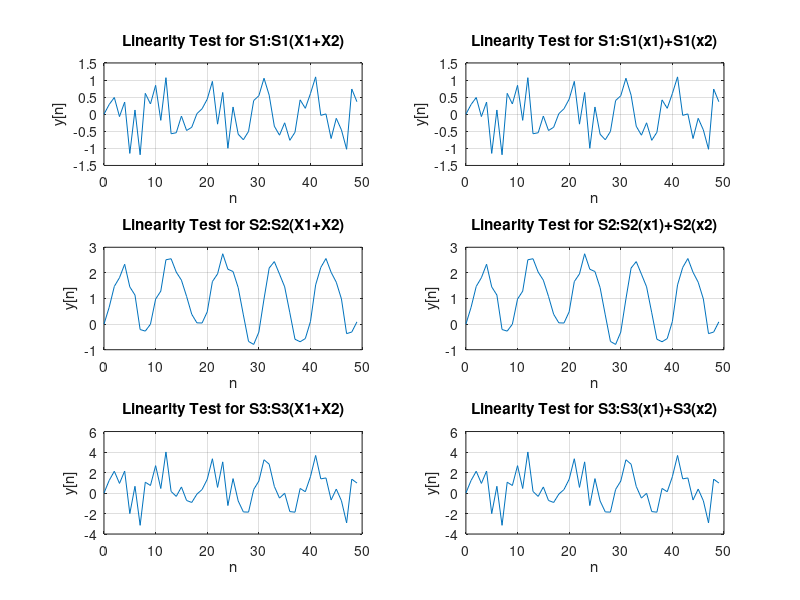

The MATLAB source for this figure: (Note: this script raises an error after producing the figure.)
% Define time vector for testing
N = 50;
n = 0:N-1;

% Define test signals
x1 = sin(2*pi*0.1*n);  % Sinusoidal input signal
x2 = rand(1, N);       % Random input signal
x_delayed = [zeros(1, 5) x1(1:N-5)]; % Delayed signal by 5 samples

% Define the filters
function y = filter_S1(x)
    y = zeros(size(x));
    for i = 2:length(x)
        y(i) = x(i) - x(i-1);
    end
end

function y = filter_S2(x)
    y = zeros(size(x));
    for i = 2:length(x)
        y(i) = 0.5 * y(i-1) + x(i);
    end
end

function y = S3(x)
    a = 3; % random constant a
    b = -2; % random constant b
    y = zeros(size(x));
    for i = 2:length(x)
        y(i) = a * x(i) + b * x(i-1);
    end
end

% Test linearity
y1_x1 = filter_S1(x1);
y1_x2 = filter_S1(x2);
y1_combined = filter_S1(x1 + x2);
linear_test_S1 = y1_x1 + y1_x2;

y2_x1 = filter_S2(x1);
y2_x2 = filter_S2(x2);
y2_combined = filter_S2(x1 + x2);
linear_test_S2 = y2_x1 + y2_x2;

y3_x1 = S3(x1);
y3_x2 = S3(x2);
y3_combined = S3(x1 + x2);
linear_test_S3 = y3_x1 + y3_x2;

% Test time-invariance for S1
y1_x1_delayed = filter_S1(x_delayed);
y1_x1_delayed_response = [zeros(1, 5) y1_x1(1:N-5)];

% Test time-invariance for S2
y2_x1_delayed = filter_S2(x_delayed);
y2_x1_delayed_response = [zeros(1, 5) y2_x1(1:N-5)];

% Test time-invariance for S3
y3_x1_delayed = S3(x_delayed);
y3_x1_delayed_response = [zeros(1, 5) y3_x1(1:N-5)];

% Plot results
figure;

% Linearity tests
subplot(3,2,1);
plot(n, y1_combined);
title('Linearity Test for S1:S1(X1+X2)');
xlabel('n');
ylabel('y[n]');
grid on;

subplot(3,2,2);
plot(n, linear_test_S1);
title('Linearity Test for S1:S1(x1)+S1(x2)');
xlabel('n');
ylabel('y[n]');
grid on;

subplot(3,2,3);
plot(n, y2_combined);
title('Linearity Test for S2:S2(X1+X2)');
xlabel('n');
ylabel('y[n]');
grid on;

subplot(3,2,4);
plot(n, linear_test_S2);
title('Linearity Test for S2:S2(x1)+S2(x2)');
xlabel('n');
ylabel('y[n]');
grid on;

subplot(3,2,5);
plot(n, y3_combined);
title('Linearity Test for S3:S3(X1+X2)');
xlabel('n');
ylabel('y[n]');
grid on;

subplot(3,2,6);
plot(n, linear_test_S3);
title('Linearity Test for S3:S3(x1)+S3(x2)');
xlabel('n');
ylabel('y[n]');
grid on;

% Adjust layout
sgtitle('Name- Sujay Vivek - Roll No: 22EE30029');

figure;

subplot(3,2,1);
plot(n, y1_x1_delayed);
title('Time-Invariance Test for S1:output to delayed input');
xlabel('n');
ylabel('y[n]');
grid on;

subplot(3,2,2);
plot(n, y1_x1_delayed_response);
title('Time-Invariance Test for S1:delayed output');
xlabel('n');
ylabel('y[n]');
grid on;

subplot(3,2,3);
plot(n, y2_x1_delayed);
title('Time-Invariance Test for S2:output to delayed input');
xlabel('n');
ylabel('y[n]');
grid on;

subplot(3,2,4);
plot(n, y2_x1_delayed_response);
title('Time-Invariance Test for S2:delayed output');
xlabel('n');
ylabel('y[n]');
grid on;

subplot(3,2,5);
plot(n, y3_x1_delayed);
title('Time-Invariance Test for S3:output to delayed input');
xlabel('n');
ylabel('y[n]');
grid on;

subplot(3,2,6);
plot(n, y3_x1_delayed_response);
title('Time-Invariance Test for S3:delayed output');
xlabel('n');
ylabel('y[n]');
grid on;

% Adjust layout
sgtitle('Name- Sujay Vivek - Roll No: 22EE30029');
